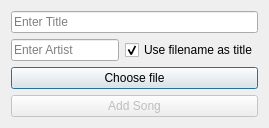
<?xml version="1.0" encoding="UTF-8"?>
<ui version="4.0">
 <class>AddSongDialog</class>
 <widget class="QDialog" name="addSongDialog">
  <property name="enabled">
   <bool>true</bool>
  </property>
  <property name="geometry">
   <rect>
    <x>0</x>
    <y>0</y>
    <width>300</width>
   </rect>
  </property>
  <property name="windowTitle">
   <string>Add Song</string>
  </property>
  <property name="modal">
   <bool>true</bool>
  </property>
  <layout class="QVBoxLayout" name="dialogLayout">
   <item>
    <widget class="QLineEdit" name="titleEdit">
     <property name="placeholderText">
      <string>Enter Title</string>
     </property>
    </widget>
   </item>
   <item>
    <layout class="QHBoxLayout" name="titleLayout">
     <item>
      <widget class="QLineEdit" name="artistEdit">
       <property name="placeholderText">
        <string>Enter Artist</string>
       </property>
      </widget>
     </item>
     <item>
      <widget class="QCheckBox" name="useFilenameAsTitle">
       <property name="text">
        <string>Use filename as title</string>
       </property>
       <property name="checked">
        <bool>true</bool>
       </property>
      </widget>
     </item>
    </layout>
   </item>
   <item>
    <widget class="QPushButton" name="fileButton">
     <property name="text">
      <string>Choose file</string>
     </property>
    </widget>
   </item>
   <item>
    <widget class="QPushButton" name="addButton">
     <property name="text">
      <string>Add Song</string>
     </property>
     <property name="enabled">
      <bool>false</bool>
     </property>
    </widget>
   </item>
  </layout>
 </widget>
</ui>
